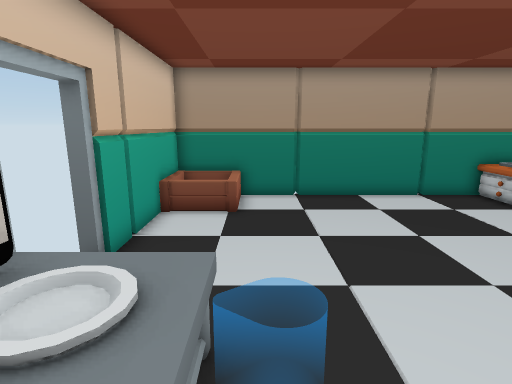
view 1 (above)

13 first-person views from a walk through a 3-D level made in the Unity game engine. The camera is 1.5 m above the floor, tilts 12° down and sees 80° across. Doors are open. The floor is counted in squares, 0.5 m on a side. Each view is taken from the middle of a square. On the plan, view 1 faces up. The plan holds only what a view shows up to about 20 squares ahead; the rest is blank. The place goes on beyond the plan. The player is left out.

view 2
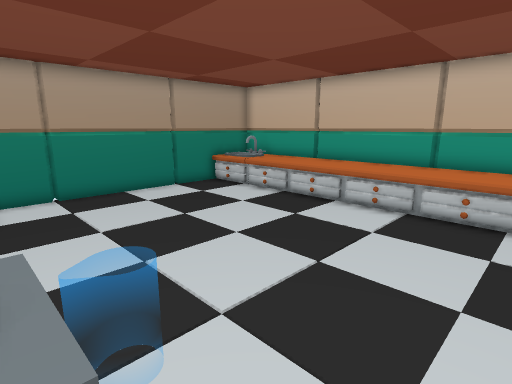

view 3
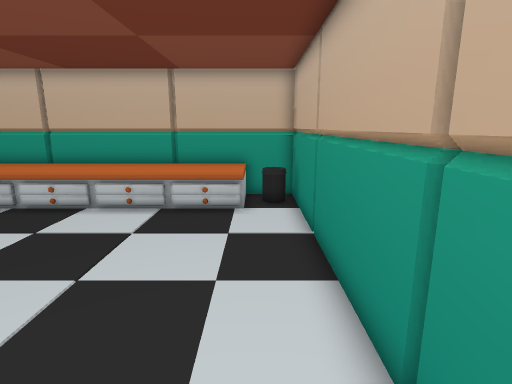

view 4
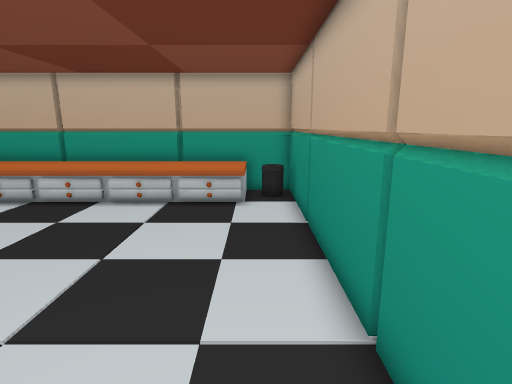

view 5
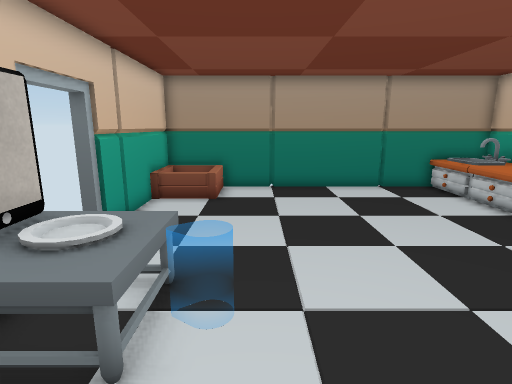

view 6
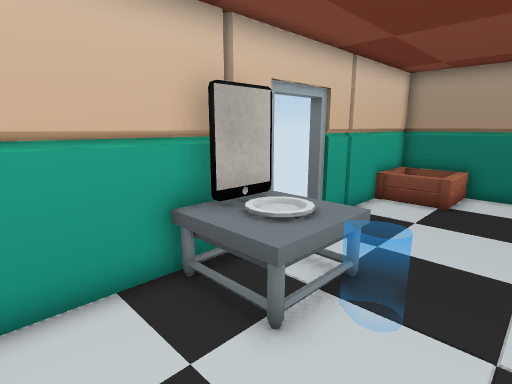

view 7
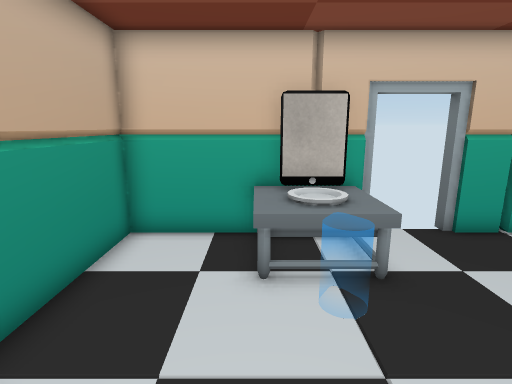

view 8
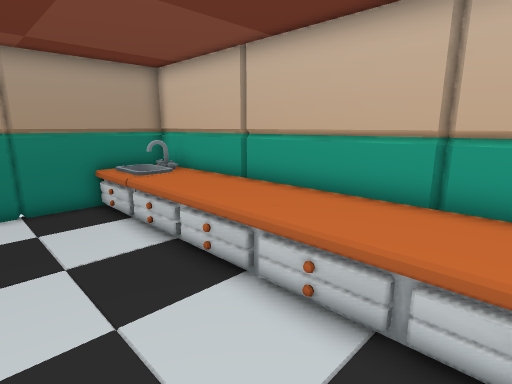

view 9
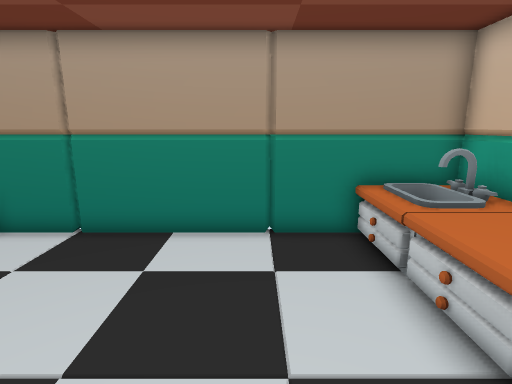

view 10
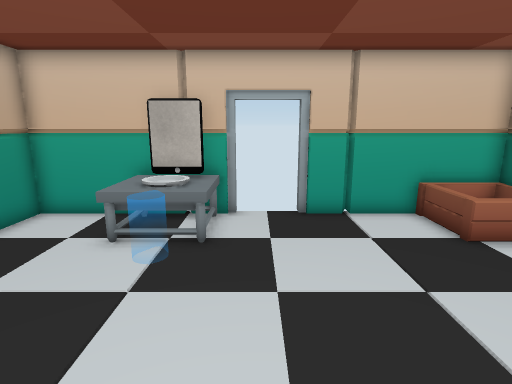

view 11
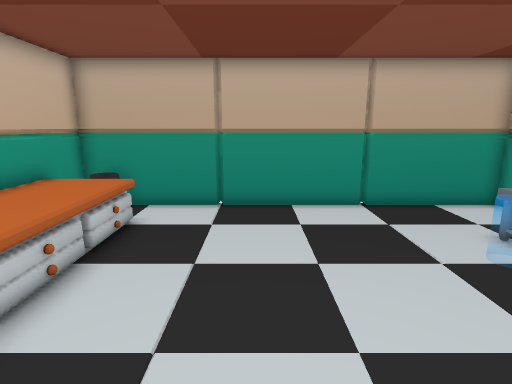

view 12
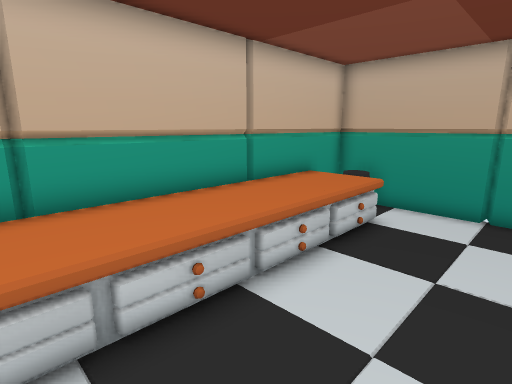

view 13
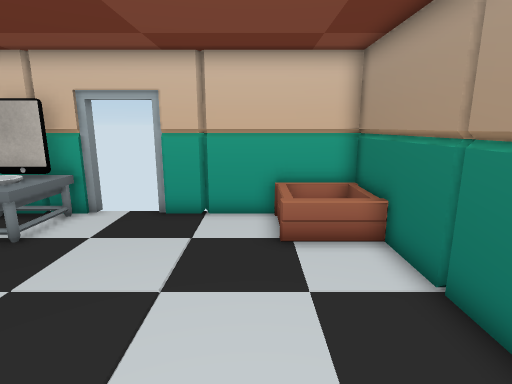

### Floor plan
Points are (right, up) in squares from view 1. A wall is a line through its corners. A room is listed if a view was taken in it or the views show most of it. See-through windows are left out.
Room 1 (views 1, 2, 3, 4, 5, 6, 7, 8, 9, 10, 11, 12, 13)
walls: (7.2, -2.6) (7.5, -2.9); (-3.4, 4.3) (-3.4, -2.7) (12.6, -2.7) (12.6, 13.4) (-3.4, 13.4) (-3.4, 6.5); (2, 13.4) (1.7, 13.7); (7.5, 13.7) (7.2, 13.4)
ways out: closed door at (-4, 5)
objects: other object (-3, 1) to (-1, 1); other object (-3, 2) to (-3, 3); other object (-3, 4) to (-1, 4); other object (-3, 11) to (-1, 13); other object (-2, 2) to (-1, 3); other object (10, -1) to (12, 1); other object (10, 2) to (12, 4); other object (10, 5) to (12, 7); other object (10, 8) to (12, 10); other object (10, 11) to (12, 13); other object (11, -1) to (12, -1)

Positions as (right, up) in squares from view 1, and headings:
1: (0, 0), facing up
2: (-1, -1), facing up-right
3: (-1, -1), facing right
4: (-2, -1), facing right
5: (1, -2), facing up
6: (2, -2), facing up-left
7: (5, 1), facing left
8: (6, 1), facing up-right
9: (7, 5), facing up
10: (7, 5), facing left
11: (6, 9), facing down
12: (6, 9), facing down-right
13: (7, 10), facing left
